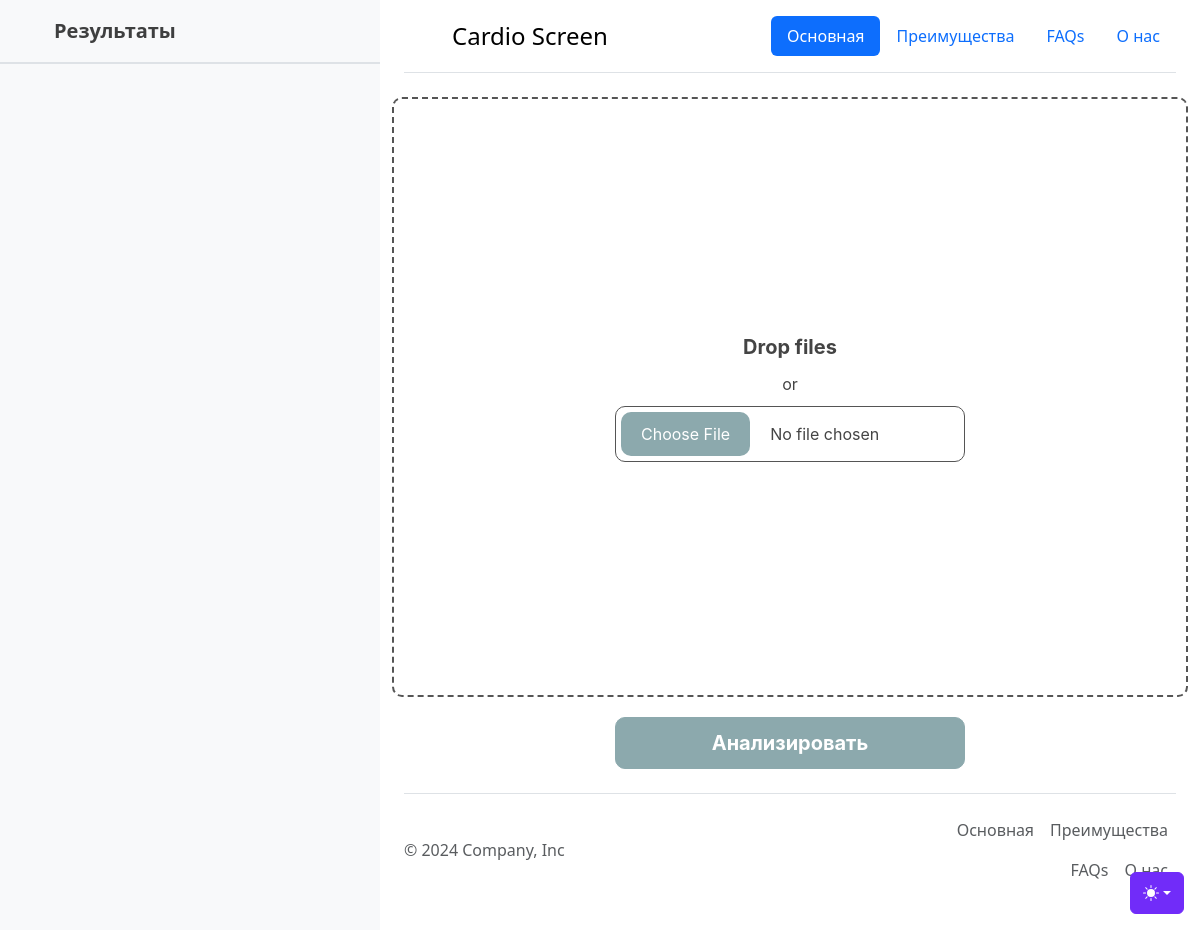
Before: /4/ (signed in) with the older database file.
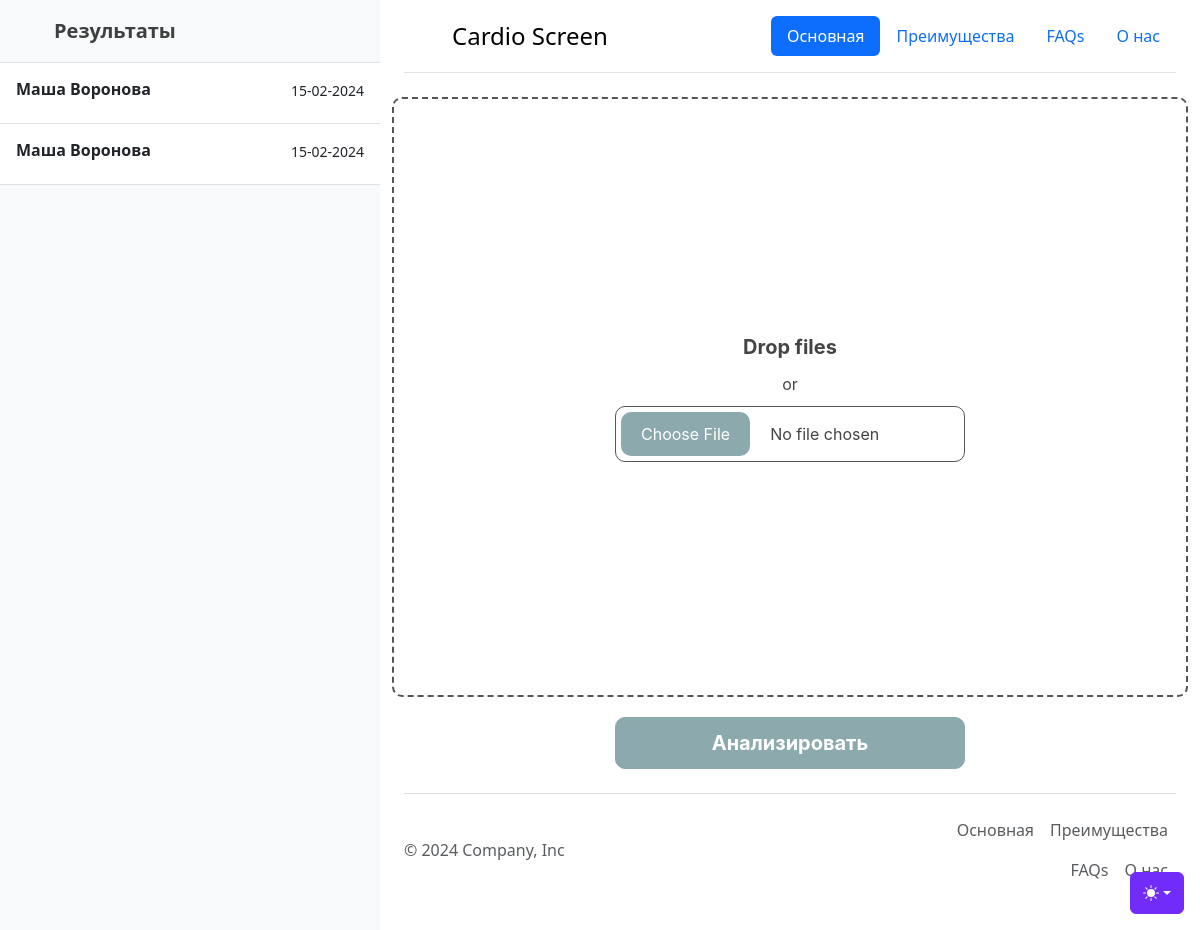
After: the same page with the newer database file.
### tables this page shows
CREATE TABLE Queue (id INTEGER NOT NULL UNIQUE PRIMARY KEY AUTOINCREMENT, account_id INTEGER NOT NULL, data TEXT NOT NULL, date TEXT NOT NULL, finished BOOLEAN NOT NULL DEFAULT (0), conclusion TEXT);

### app.py (the view)
@app.route('/<int:id>', methods=['GET', 'POST'])
def get_id(id):
    if request.method == 'POST':
        conclusion = request.form.get('conclusion')
        print(conclusion)
        conn = sqlite3.connect('Users.db')
        cur = conn.cursor()
        cur.execute('''UPDATE Queue SET finished = ?, conclusion = ? WHERE id = ?;''', (1, conclusion, id))
        cur.close()
        conn.commit()
        conn.close()
        return redirect(url_for("task_list"))
    tasks = get_q(True, id)
    return render_template('main.html', tasks=tasks, id=id)

### app.py (called while the page is built, shortened)
@app.route('/<int:id>/', methods=['GET', 'POST'])
def profile_id(id):
    tasks = get_q(False, id)
    return render_template('Upload.html', tasks=tasks)

### templates/Upload.html (shortened to what this page needs)
{% extends "main.html" %}
{% block name_list %}
    <span class="fs-5 fw-semibold">Результаты</span>
{% endblock %}
{% block condition %}
    {% for task in tasks %}
        {% if task.id==id %}
            {% set  ns.account_id=task.id %}
            {% set  ns.index=tasks.index(task) %}
            <a href="{{ task.id }}" class="list-group-item list-group-item-action py-3 lh-sm"
               aria-current="true" style="background: #0a53be">
        {% else %}
            <a href="{{ task.id }}" class="list-group-item list-group-item-action py-3 lh-sm">
        {% endif %}
    <div class="d-flex w-100 align-items-center justify-content-between">
        <strong class="mb-1">{{ task.name }}</strong>
        <small>{{ task.date }}</small>
    </div>
    </a>
    {% endfor %}
{% endblock %}
{% block body_2 %}
    <form method="POST" enctype="multipart/form-data">
        <label for="images" class="drop-container" id="dropcontainer">
            <span class="drop-title">Drop files</span>
            or
            <input type="file" name="file" id="images" accept=".npy" required>
        </label>
        <button class="upload-button" type="submit">Анализировать</button>
    </form>
{% endblock %}

### templates/main.html (shortened to what this page needs)
{% extends "sample.html" %}
{% set ns = namespace(account_id=0) %}
{% set ns = namespace(index=0) %}
{% block body %}
    <main class="d-flex flex-nowrap ">
        <div class="d-flex flex-column align-items-stretch flex-shrink-0 bg-body-tertiary" style="width: 380px;">
            <a href="/"
               class="d-flex align-items-center flex-shrink-0 p-3 link-body-emphasis text-decoration-none border-bottom">
                <svg class="bi pe-none me-2" width="30" height="24">
                    <use xlink:href="#bootstrap"/>
                </svg>
                {% block name_list %}{% endblock %}
            </a>
            <div class="list-group list-group-flush border-bottom scrollarea">
                {% block condition %}{% endblock %}
            </div>
        </div>
        <div class="container">
            <div class="container">
                <header class="d-flex flex-wrap justify-content-center py-3 mb-4 border-bottom">
                    <a href="/"
                       class="d-flex align-items-center mb-3 mb-md-0 me-md-auto link-body-emphasis text-decoration-none">
                        <svg class="bi me-2" width="40" height="32">
                            <use xlink:href="#bootstrap"/>
                        </svg>
                        <span class="fs-4">Cardio Screen</span>
                    </a>
                    <ul class="nav nav-pills">
                        <li class="nav-item"><a href="#" class="nav-link active" aria-current="page">Основная</a>
                        </li>
                        <li class="nav-item"><a href="#" class="nav-link">Преимущества</a></li>
                        <li class="nav-item"><a href="#" class="nav-link">FAQs</a></li>
                        <li class="nav-item"><a href="#" class="nav-link">О нас</a></li>
                    </ul>
                </header>
            </div>
            {% block body_2 %}{% endblock %}
            <div class="container">
                <footer class="d-flex flex-wrap justify-content-between align-items-center py-3 my-4 border-top">
                    <p class="col-md-4 mb-0 text-body-secondary">© 2024 Company, Inc</p>
                    <a href="/"
                       class="col-md-4 d-flex align-items-center justify-content-center mb-3 mb-md-0 me-md-auto link-body-emphasis text-decoration-none"
                       previewlistener="true">
                        <svg class="bi me-2" width="40" height="32">
                            <use xlink:href="#bootstrap"></use>
                        </svg>
                    </a>
                    <ul class="nav col-md-4 justify-content-end">
                        <li class="nav-item"><a href="#" class="nav-link px-2 text-body-secondary">Основная</a></li>
                        <li class="nav-item"><a href="#" class="nav-link px-2 text-body-secondary">Преимущества</a></li>
                        <li class="nav-item"><a href="#" class="nav-link px-2 text-body-secondary">FAQs</a></li>
                        <li class="nav-item"><a href="#" class="nav-link px-2 text-body-secondary">О нас</a></li>
                    </ul>
                </footer>
            </div>
        </div>
    </main>
{% endblock %}

### templates/sample.html (shortened to what this page needs)
<!doctype html>
<html lang="ru" data-bs-theme="auto">
  <head><script src="../static/assets/js/color-modes.js"></script>
    <link rel="stylesheet" href="https://cdn.jsdelivr.net/npm/@docsearch/css@3">
<link href="../static/assets/dist/css/bootstrap.min.css" rel="stylesheet">
  </head>
  <body {% block body_class %}{% endblock %}>
    <div class="dropdown position-fixed bottom-0 end-0 mb-3 me-3 bd-mode-toggle">
      <button class="btn btn-bd-primary py-2 dropdown-toggle d-flex align-items-center"
              id="bd-theme"
              type="button"
              aria-expanded="false"
              data-bs-toggle="dropdown"
              aria-label="Toggle theme (auto)">
        <svg class="bi my-1 theme-icon-active" width="1em" height="1em"><use href="#circle-half"></use></svg>
      </button>
    </div>
    {% block body %}
    {% endblock %}
    </body>
</html>

### templates/sample.html (style rules this page uses)
.bi { vertical-align: -.125em; fill: currentColor; }
.btn-bd-primary { --bd-violet-bg: #712cf9; --bd-violet-rgb: 112.520718, 44.062154, 249.437846; --bs-btn-font-weight: 600; --bs-btn-color: var(--bs-white); --bs-btn-bg: var(--bd-violet-bg); --bs-btn-border-color: var(--bd-violet-bg); --bs-btn-hover-color: var(--bs-white); --bs-btn-hover-bg: #6528e0; --bs-btn-hover-border-color: #6528e0; --bs-btn-focus-shadow-rgb: var(--bd-violet-rgb); --bs-btn-active-color: var(--bs-btn-hover-color); --bs-btn-active-bg: #5a23c8; --bs-btn-active-border-color: #5a23c8; }
.bd-mode-toggle { z-index: 1500; }

Changed rows visible on the page:
added Queue: name "Маша Воронова", date "15-02-2024"
added Queue: name "Маша Воронова", date "15-02-2024"
